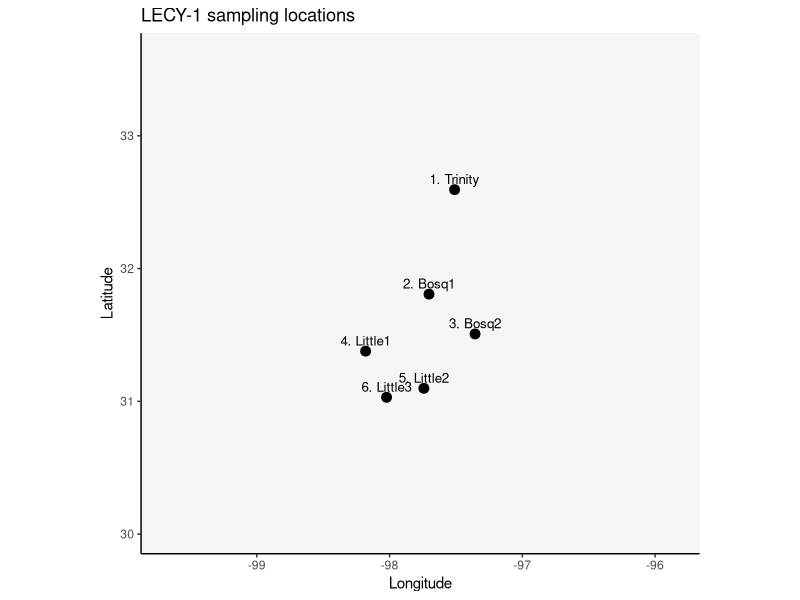
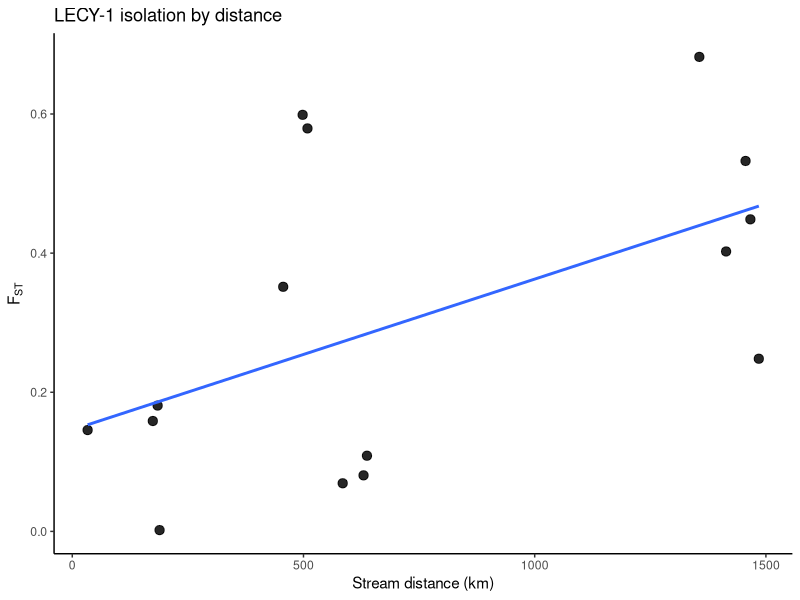

Generate these figures, in order, with R: (Note: this script raises an error after producing the figures.)
# ========================================
# LECY-1
# Lepomis cyanellus
# Green Sunfish
#
# Source:
# Husemann et al. 2012. Comparative biogeography reveals differences
# in population genetic structure of five species of stream fishes.
#
# This workflow uses:
#   - site coordinates from Table 1 in the main paper
#   - pairwise FST and stream distances from Appendix 3
#
# Important note on coordinates:
# The genetic analyses are reported at six catchment-level populations
# (Trinity, Bosq1, Bosq2, Little1, Little2, Little3), but Table 1 lists
# nine site coordinates because some catchments had more than one sampled
# site. For catchments represented by multiple Table 1 sites, this script
# uses the mean latitude/longitude of the listed sites as the best-available
# catchment coordinate:
#   - Bosq1 = mean(NBOS3, NBOS5)
#   - Little2 = mean(COWH, SALA)
#   - Little3 = mean(ROCK, LAMP1)
#
# Builds:
#   LECY_1_coords
#   LECY_1_fst
#   LECY_1_rivdists
#
# Saves to:
#   /Users/johnmccall/Library/CloudStorage/OneDrive-TheOhioStateUniversity/Spring_2026/Landgen_DGS/DGS-Patterns-of-Fish-Diversity/DGS-Patterns-of-Fish-Diversity/Objective 2/Data/LECY-1/data/LECY-1.RData
#
# Plots in RStudio:
#   - site map
#   - isolation by distance plot using stream distance
# ========================================

library(dplyr)
library(ggplot2)
library(maps)

study_code <- "LECY-1"

base_root <- "/Users/johnmccall/Library/CloudStorage/OneDrive-TheOhioStateUniversity/Spring_2026/Landgen_DGS/DGS-Patterns-of-Fish-Diversity/DGS-Patterns-of-Fish-Diversity/Objective 2/Data"
base_dir  <- file.path(base_root, study_code)
data_dir  <- file.path(base_dir, "data")

dir.create(data_dir, recursive = TRUE, showWarnings = FALSE)

# -----------------------------
# 1) catchment coordinates
# -----------------------------
# Table 1 coordinates from the paper
site_tbl <- data.frame(
  map_code = c("BEAR", "ROCK", "MBOS", "NBOS3", "NBOS5", "COWH", "SALA", "LAMP2", "LAMP1"),
  pop      = c("Trinity", "Little3", "Bosq2", "Bosq1", "Bosq1", "Little2", "Little2", "Little1", "Little3"),
  lat      = c(32.59442, 30.94494, 31.50748, 31.97692, 31.63760, 31.28327, 30.91275, 31.37802, 31.11558),
  lon      = c(-97.51018, -97.99117, -97.35624, -98.03974, -97.36640, -97.88241, -97.60105, -98.18063, -98.05432),
  stringsAsFactors = FALSE
)

# catchment-level coordinates used in the genetic matrices
coords_lookup <- site_tbl %>%
  group_by(pop) %>%
  summarise(
    lat = mean(lat),
    lon = mean(lon),
    .groups = "drop"
  )

pop_order <- c("Trinity", "Bosq1", "Bosq2", "Little1", "Little2", "Little3")

coords_lookup <- coords_lookup %>%
  slice(match(pop_order, pop))

LECY_1_coords <- data.frame(
  site = as.character(seq_along(pop_order)),
  lat = coords_lookup$lat,
  lon = coords_lookup$lon,
  stringsAsFactors = FALSE
)

site_lookup <- data.frame(
  site = LECY_1_coords$site,
  pop = pop_order,
  stringsAsFactors = FALSE
)

# -----------------------------
# 2) pairwise FST matrix
# transcribed from Appendix 3
# any FST < 0 set to 0 per workflow standard
# -----------------------------
LECY_1_fst <- matrix(
  c(
    0.0, 0.2482, 0.6821, 0.4486, 0.4024, 0.5325,
    0.2482, 0.0, 0.0019, 0.1088, 0.0692, 0.0806,
    0.6821, 0.0019, 0.0, 0.5793, 0.3516, 0.5988,
    0.4486, 0.1088, 0.5793, 0.0, 0.1809, 0.1457,
    0.4024, 0.0692, 0.3516, 0.1809, 0.0, 0.1587,
    0.5325, 0.0806, 0.5988, 0.1457, 0.1587, 0.0
  ),
  nrow = 6,
  byrow = TRUE,
  dimnames = list(LECY_1_coords$site, LECY_1_coords$site)
)

LECY_1_fst[LECY_1_fst < 0] <- 0
diag(LECY_1_fst) <- 0

# -----------------------------
# 3) pairwise stream distance matrix (km)
# transcribed from Appendix 3
# -----------------------------
LECY_1_rivdists <- matrix(
  c(
    0.0, 1484.7000, 1356.0, 1466.4000, 1413.9000, 1456.0,
    1484.7000, 0.0, 188.8000, 637.3000, 584.8000, 629.9000,
    1356.0, 188.8000, 0.0, 508.6000, 456.1000, 498.2000,
    1466.4000, 637.3000, 508.6000, 0.0, 184.6000, 33.2000,
    1413.9000, 584.8000, 456.1000, 184.6000, 0.0, 174.2000,
    1456.0, 629.9000, 498.2000, 33.2000, 174.2000, 0.0
  ),
  nrow = 6,
  byrow = TRUE,
  dimnames = list(LECY_1_coords$site, LECY_1_coords$site)
)

diag(LECY_1_rivdists) <- 0

# -----------------------------
# 4) checks
# -----------------------------
stopifnot(identical(rownames(LECY_1_fst), LECY_1_coords$site))
stopifnot(identical(colnames(LECY_1_fst), LECY_1_coords$site))
stopifnot(identical(rownames(LECY_1_rivdists), LECY_1_coords$site))
stopifnot(identical(colnames(LECY_1_rivdists), LECY_1_coords$site))
stopifnot(isTRUE(all.equal(LECY_1_fst, t(LECY_1_fst))))
stopifnot(isTRUE(all.equal(LECY_1_rivdists, t(LECY_1_rivdists))))

# -----------------------------
# 5) pairwise dataframe for IBD
# -----------------------------
ibd_df <- data.frame(
  site1 = rownames(LECY_1_fst)[row(LECY_1_fst)[upper.tri(LECY_1_fst)]],
  site2 = colnames(LECY_1_fst)[col(LECY_1_fst)[upper.tri(LECY_1_fst)]],
  fst = LECY_1_fst[upper.tri(LECY_1_fst)],
  rivdist_km = LECY_1_rivdists[upper.tri(LECY_1_rivdists)],
  stringsAsFactors = FALSE
)

ibd_df$site1_pop <- site_lookup$pop[match(ibd_df$site1, site_lookup$site)]
ibd_df$site2_pop <- site_lookup$pop[match(ibd_df$site2, site_lookup$site)]

# -----------------------------
# 6) map
# US + Canada, zoomed to extent of points
# -----------------------------
world_map <- map_data("world") %>%
  filter(region %in% c("USA", "Canada"))

plot_sites <- left_join(LECY_1_coords, site_lookup, by = "site")

lon_rng <- range(plot_sites$lon, na.rm = TRUE)
lat_rng <- range(plot_sites$lat, na.rm = TRUE)

x_pad <- max(1.5, diff(lon_rng) * 0.20)
y_pad <- max(1.0, diff(lat_rng) * 0.20)

xlim_use <- c(lon_rng[1] - x_pad, lon_rng[2] + x_pad)
ylim_use <- c(lat_rng[1] - y_pad, lat_rng[2] + y_pad)

map_plot <- ggplot() +
  geom_polygon(
    data = world_map,
    aes(x = long, y = lat, group = group),
    fill = "grey96",
    color = "grey65",
    linewidth = 0.25
  ) +
  geom_point(
    data = plot_sites,
    aes(x = lon, y = lat),
    size = 3
  ) +
  geom_text(
    data = plot_sites,
    aes(x = lon, y = lat, label = paste0(site, ". ", pop)),
    nudge_y = 0.08,
    size = 3.4
  ) +
  coord_fixed(xlim = xlim_use, ylim = ylim_use) +
  theme_classic() +
  labs(
    x = "Longitude",
    y = "Latitude",
    title = paste0(study_code, " sampling locations")
  )

print(map_plot)

# -----------------------------
# 7) isolation by distance plot
# -----------------------------
ibd_plot <- ggplot(ibd_df, aes(x = rivdist_km, y = fst)) +
  geom_point(size = 2.8, alpha = 0.85) +
  geom_smooth(method = "lm", se = FALSE) +
  theme_classic() +
  labs(
    x = "Stream distance (km)",
    y = expression(F[ST]),
    title = paste0(study_code, " isolation by distance")
  )

print(ibd_plot)

# -----------------------------
# 8) save objects
# -----------------------------
LECY_1_rivdists = (LECY_1_rivdists / 1000)


save(
  LECY_1_fst,
  LECY_1_coords,
  LECY_1_rivdists,
  file = file.path(data_dir, paste0(study_code, ".RData"))
)
